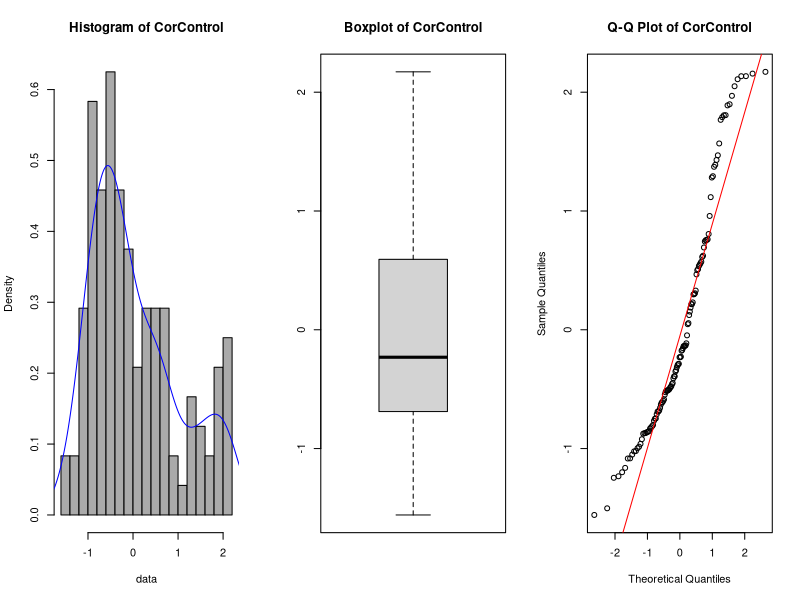
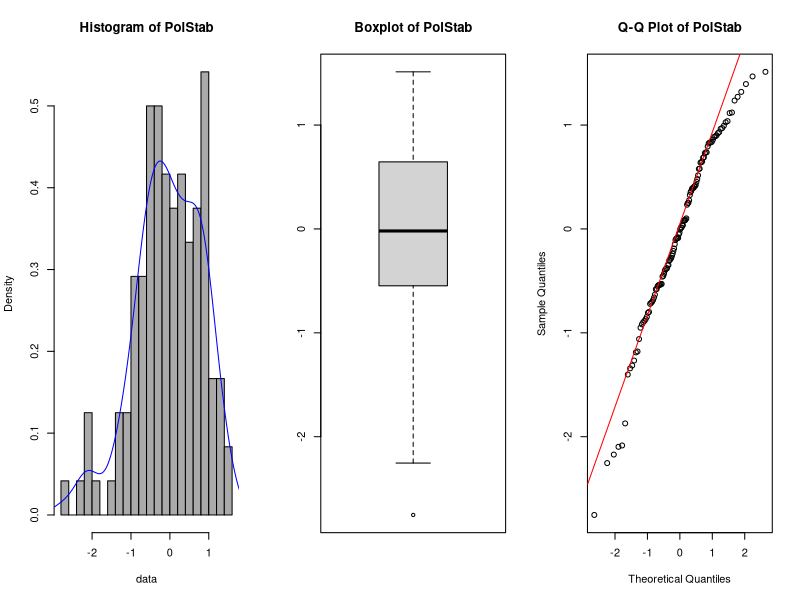
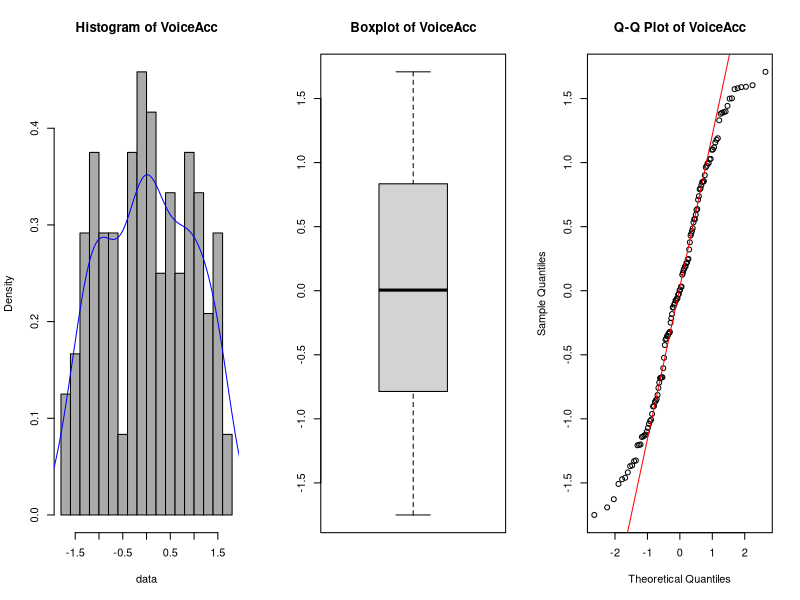
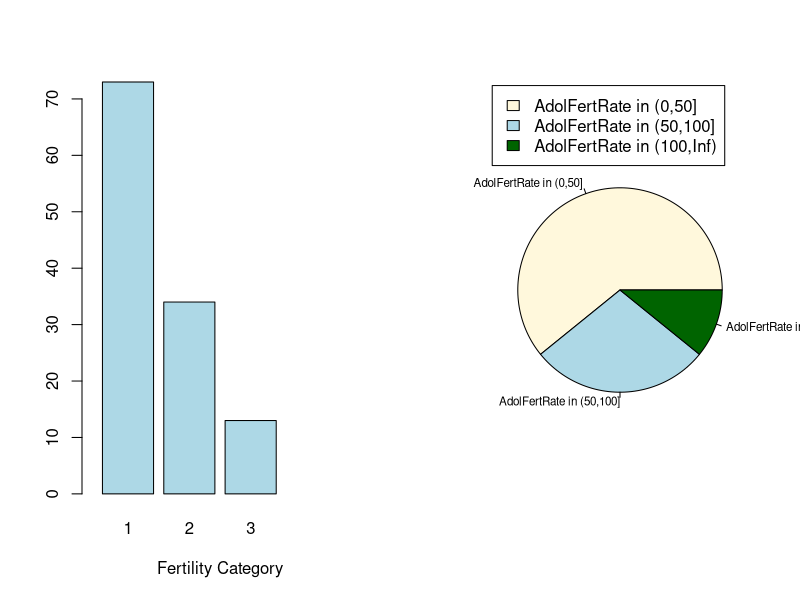
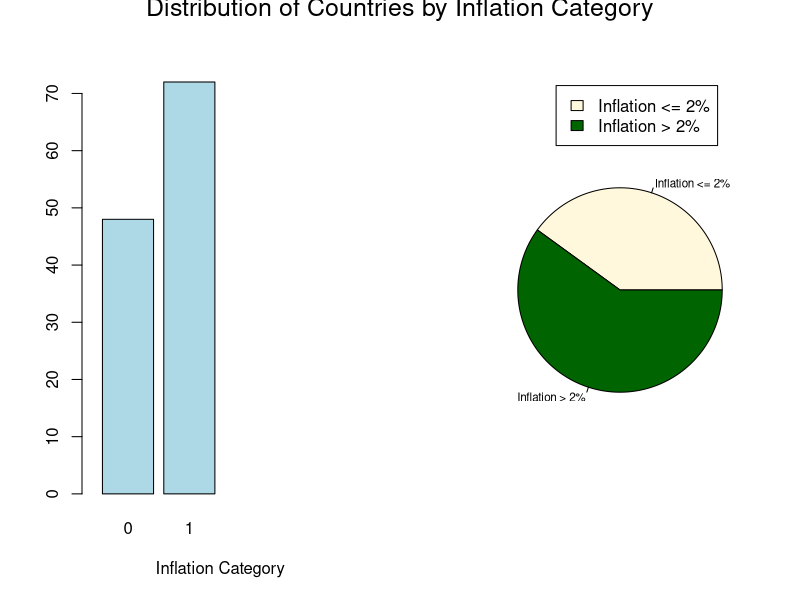

Write R code to recreate these figures, in order. (Note: this script raises an error after producing the figures.)
# ~~~~~~~~~~~~~~~~~~~~~~~~~~~~~~~~~~~~~~~~~~~~~~~~~~~~~~~~~~~~~~~~~~~~~~~~~~~~~~
# Analysis
# ~~~~~~~~~~~~~~~~~~~~~~~~~~~~~~~~~~~~~~~~~~~~~~~~~~~~~~~~~~~~~~~~~~~~~~~~~~~~~~

# Read the data
df <- read.csv(file.path("data", "data_tidy.csv"))
# ~~~~~~~~~~~~~~~~~~~~~~~~~~~
# Descriptive Statistics
# ~~~~~~~~~~~~~~~~~~~~~~~~~~~

# ~~~~~~~~~~~~~~~~~~~~~~~~~~~
# FertCat
# ~~~~~~~~~~~~~~~~~~~~~~~~~~~
#assign values to FertCat depending in which interval AdolFertRate belongs
df$FertCat[df$AdolFertRate > 0 & df$AdolFertRate <= 50] <- 1
df$FertCat[df$AdolFertRate > 50 & df$AdolFertRate <= 100] <- 2
df$FertCat[df$AdolFertRate > 100] <- 3

df$FertCat
# ~~~~~~~~~~~~~~~~~~~~~~~~~~~
#InflCat
# ~~~~~~~~~~~~~~~~~~~~~~~~~~~

df$InflCat <- 0
df$InflCat[df$Inflation > 2] <- 1 #assign InflCat = 1 if inflation > 2%

df$InflCat

# ~~~~~~~~~~~~~~~~~~~~~~~~~~~
# Question 3
# ~~~~~~~~~~~~~~~~~~~~~~~~~~~

# ~~~~~~~~~~~~~~~~~~~~~~~~~~~
# Quantitatives
# ~~~~~~~~~~~~~~~~~~~~~~~~~~~
CorControl <- df$CorControl
PolStab <- df$PolStab
VoiceAcc <- df$VoiceAcc

par(mfrow = c(1,3))

# Variables to analyze
quantitatives <- c("CorControl", "PolStab", "VoiceAcc")

# Loop through each variable to perform the analyses
QuantitativeStatistics <- function(var){
  cat("\n### Analysis for", var, "###\n")

  # Extract the column data
  data <- df[[var]]

  # Descriptive statistics
  ?mean
  mu <- mean(data)
  variance <- var(data)
  sd <- sd(data)
  median_val <- median(data)
  quantiles <- quantile(data)

  # Display descriptive statistics
  cat("Mean:", mu, "\n")
  cat("Variance:", variance, "\n")
  cat("Standard Deviation:", sd, "\n")
  cat("Median:", median_val, "\n")
  cat("Quantiles:\n")
  print(quantiles)

  # Histogram with density line
  hist(data, main = paste("Histogram of", var), breaks = 20, col = "#AAAAAA", freq = FALSE)
  lines(density(data), col = "blue")

  # Boxplot
  boxplot(data, main = paste("Boxplot of", var))

  # Q-Q plot with Q-Q line
  qqnorm(data, main = paste("Q-Q Plot of", var))
  qqline(data, col = "red")

  # Shapiro-Wilk test for normality
  shapiro_result <- shapiro.test(data)
  p_value <- shapiro_result$p.value

  # Interpretation of Shapiro-Wilk test
  if (p_value > 0.05) {
    cat("The data", var, "is normally distributed (p =", p_value, ")\n")
  } else {
    cat("The data", var, "is not normally distributed (p =", p_value, ")\n")
  }

  cat("\n------------------------------------\n")
}

QuantitativeStatistics("CorControl")
QuantitativeStatistics("PolStab")
QuantitativeStatistics("VoiceAcc")
# ~~~~~~~~~~~~~~~~~~~~~~~~~~~
# Qualitatives
# ~~~~~~~~~~~~~~~~~~~~~~~~~~~

FertCat <- df$FertCat
InflCat <- df$InflCat

par(mfrow = c(1,2))

# FertCat
fert_freq <- table(FertCat)

barplot(fert_freq,xlab = "Fertility Category",
        names.arg = c("1", "2", "3"), col = "lightblue", width = c(2, 2), xlim = c (0, 10))

pie(fert_freq,
    col = c("cornsilk", "lightblue", "darkgreen"),
    labels = c("AdolFertRate in (0,50]",
               "AdolFertRate in (50,100]",
               "AdolFertRate in (100,Inf)"), cex=0.7
    )
par(xpd=TRUE)

legend(-1,1.6,
       fill =c("cornsilk", "lightblue", "darkgreen"),
       legend = c("AdolFertRate in (0,50]",
                  "AdolFertRate in (50,100]",
                  "AdolFertRate in (100,Inf)")
  )

mtext("Distribution of Countries by Fertility Category", outer = TRUE, line = 1, cex = 1.5 )

# InflCat

infl_freq <- table(InflCat)

barplot(infl_freq, xlab = "Inflation Category",
        names.arg = c("0", "1"), col = "lightblue", width = c(2, 2), xlim = c (0, 10))

pie(infl_freq,
    col = c("cornsilk", "darkgreen"),
    labels = c("Inflation <= 2%","Inflation > 2%"), cex=0.7
  )
par(xpd=TRUE)

legend(-0.5,1.6,
       fill = c("cornsilk", "darkgreen"),
       legend = c("Inflation <= 2%", "Inflation > 2%")
       )

mtext("Distribution of Countries by Inflation Category", outer = TRUE, line = -1, cex = 1.5 )


# ~~~~~~~~~~~~~~~~~~~~~~~~~~~
# Question 1.4
# ~~~~~~~~~~~~~~~~~~~~~~~~~~~
library(psych)

#describeBy(df[, c("CorControl", "PolStab", "VoiceAcc")], group = FertCat, mat=TRUE)

describeBy(CorControl, FertCat, mat=TRUE)[,4:6]
describeBy(PolStab, FertCat, mat=TRUE)[,4:6]
describeBy(VoiceAcc, FertCat, mat=TRUE)[,4:6]

# ~~~~~~~~~~~~~~~~~~~~~~~~~~~
# Linear Model
# ~~~~~~~~~~~~~~~~~~~~~~~~~~~

# ~~~~~~~~~~~~~~~~~~~~~~~~~~~
# Question 2.1
# ~~~~~~~~~~~~~~~~~~~~~~~~~~~
full <- lm(CorControl ~ . -Country - PolStab - VoiceAcc, data = df)
summary(full)
full$coefficients
AIC(full)
# ~~~~~~~~~~~~~~~~~~~~~~~~~~~
# Question 2.2
# ~~~~~~~~~~~~~~~~~~~~~~~~~~~

backward_stepwise <- step(m0, direction = "backward", criteria=~AIC)
stepwise_summary <- summary(backward_stepwise)

summary(backward_stepwise)

AIC(backward_stepwise)

# ~~~~~~~~~~~~~~~~~~~~~~~~~~~
# Question 2.3
# ~~~~~~~~~~~~~~~~~~~~~~~~~~~

r_squared <- summary(backward_stepwise)$r.squared
cat("R-squared:", r_squared, "\n")

r_squared_adj <- summary(backward_stepwise)$adj.r.squared
cat("Adjusted R-squared:", r_squared_adj, "\n")


# ~~~~~~~~~~~~~~~~~~~~~~~~~~~
# Question 2.5
# ~~~~~~~~~~~~~~~~~~~~~~~~~~~

bhat <- stepwise_summary$coefficients[, 1]
bhatse <- stepwise_summary$coefficients[, "Std. Error"]
#design matrix
X <- cbind(rep(1, nrow(backward_stepwise$model)), as.matrix(backward_stepwise$model[-1]))
X
n=nrow(X)
p=ncol(X)
length(bhat)

t_test <- function(X, bhat, bhatse, var, a){

  # Two-sided test
  # H0: b6 (GDP) = 0
  # H1: b6 != 0
  t_value <- bhat[var]/bhatse[var]

  # The test here is two-sided, so we need to compare our observed tstat value
  # with t*, the value for the t distribution, with n - d degrees of freedom that satisfies:
  # P(|T| > t*) = a <=> P(T > t* or T < - t*) = a
  # where T ~ t_(n-d).
  qt_a <- qt(1 - a / 2, n - p)
  qt_a <- qt(a / 2, n - p, lower.tail = FALSE)
  qt_a

  if (abs(t_value) > qt_a) {
    cat("We reject the null hypothesis H0 for the coefficient of", var,"in favor of the alternative hypothesis H1 at significance level alpha =", a, ", so the coefficient is statistically important.\n")
  } else {
    cat("We fail to reject the null hypothesis H0 for the coefficient of", var,"at significance level alpha =", a, " so the coefficient is not statistically important.\n")
  }
}

t_test(X, bhat, bhatse, "AgriLand", 0.05)
t_test(X, bhat, bhatse, "GDPdollars", 0.05)


# ~~~~~~~~~~~~~~~~~~~~~~~~~~~
# Question 2.6
# ~~~~~~~~~~~~~~~~~~~~~~~~~~~

a <- 0.01
width <- qt(1 - a / 2, df = n - length(bhat), lower.tail = TRUE) * bhatse
lower <- bhat - width
upper <- bhat + width
CI <- cbind(lower, upper)
CI

# ~~~~~~~~~~~~~~~~~~~~~~~~~~~
# Question 2.7
# ~~~~~~~~~~~~~~~~~~~~~~~~~~~


# Call the attributes
coef <- backward_stepwise$coefficients
fitted <- backward_stepwise$fitted.values
res <- backward_stepwise$residuals

# We need to check the model assumptions. The assumptions are:
# 1. Independency
# 2. Homoskedasticity
# 3. Normality

# Plots: Residuals - Fitted Values, Histogram, Boxplot, Q-Q Plot
par(mfrow = c(2, 2))

plot(x = fitted, y = res,
     main = "Residuals - Fitted Values",
     xlab = "Fitted Values", ylab = "Residuals",
     pch = 20)
abline(h = 0, col = "red")

hist(res, main = "Histogram of Residuals")
boxplot(res, main = "Box Plot of Residuals")
qqnorm(res, main = "Q-Q Plot of Residuals")
qqline(res)

library(zoo)
library(lmtest)

# Breusch-Pagan test
# H0: Homoscedasticity
# H1: Heteroscedasticity
bptest(backward_stepwise)

# 3. Normality Assumption
# Test: Shapiro-Wilk
# H0: Normal Distribution
# H1: Not Normal Distribution
shapiro.test(res)

### OPTIONAL ---- MODEL IS GOOD no need for transformation ###

# None of the three plots seem "ideal".
# Could we transform one of the x?

CorControl <-df$CorControl

X <- cbind(rep(1, nrow(backward_stepwise$model)), as.matrix(backward_stepwise$model[-1]))
logGDPdollars <- log(X[,"GDPdollars"])
X <- cbind(X, logGDPdollars)

all_vars <- colnames(X)

# Step 2: Remove 'GDPdollars' from the list of variables
independent_vars <- setdiff(all_vars, c("","GDPdollars"))

b <- paste(independent_vars, collapse=" + ")
b
# Repeat the procedure
transformed_model <- lm(CorControl ~ ElectrAccess + AgriLand + CO2 + Internet + PopGrowth + AdolFertRate + PopPerc14 + WomBusiness + FertCat + logGDPdollars , data = df)
summary(transformed_model)

resnew <- transformed_model$residuals

# Repeat the heteroscedasticity test
bptest(transformed_model)

par(mfrow = c(1, 3))
hist(resnew, main = "Histogram of Residuals")
boxplot(resnew, main = "Box Plot of Residuals")
qqnorm(resnew, main = "Q-Q Plot of Residuals")
qqline(resnew)

# Repeat the normality test
shapiro.test(resnew)
pairs(cbind(X[,2:12], CorControl))
### OPTIONAL  finito ----
# ~~~~~~~~~~~~~~~~~~~~~~~~~~~
# Question 2.8
# ~~~~~~~~~~~~~~~~~~~~~~~~~~~

df_new <- read.csv(file.path("data", "data_new.csv"))

reg <- backward_stepwise
summary(reg)

# Check if all required predictors are present in the new data
required_vars <- names(coef(backward_stepwise))[-1]  # Exclude the intercept
missing_vars <- setdiff(required_vars, names(df_new))

if (length(missing_vars) > 0) {
  stop(paste("The following required variables are missing from the new data:", paste(missing_vars, collapse = ", ")))
}

df_new$FertCat <- 0
df_new$FertCat[df_new$AdolFertRate > 50 & df_new$AdolFertRate <= 100] <- 2
df_new$FertCat[df_new$AdolFertRate > 0 & df_new$AdolFertRate <= 50] <- 1
df_new$FertCat[df_new$AdolFertRate > 100] <- 3

# ~~~~~~~~~~~~~~~~~~~~~~~~~~~
# Question 2.8 i
# ~~~~~~~~~~~~~~~~~~~~~~~~~~~
predictions <- predict(backward_stepwise, newdata = df_new)
predictions
# ~~~~~~~~~~~~~~~~~~~~~~~~~~~
# Question 2.8 ii
# ~~~~~~~~~~~~~~~~~~~~~~~~~~~
# mean prediction intervals
mean_prediction_intervals <- predict(backward_stepwise, newdata = df_new, interval = "confidence", level = 0.95)
mean_prediction_intervals

# individual prediction intervals
individual_prediction_intervals <- predict(backward_stepwise, newdata = df_new, interval = "prediction", level = 0.95)
individual_prediction_intervals
# ~~~~~~~~~~~~~~~~~~~~~~~~~~~
# Question 3.1 i
# ~~~~~~~~~~~~~~~~~~~~~~~~~~~

# ANOVA model


yf1_infl0 <- CorControl[FertCat == 1 & InflCat == 0]
yf1_infl1 <- CorControl[FertCat == 1 & InflCat == 1]
yf2_infl0 <- CorControl[FertCat == 2 & InflCat == 0]
yf2_infl1 <- CorControl[FertCat == 2 & InflCat == 1]
yf3_infl0 <- CorControl[FertCat == 3 & InflCat == 0]
yf3_infl1 <- CorControl[FertCat == 3 & InflCat == 1]

yf1_infl0
yf1_infl1
yf2_infl0
yf2_infl1
yf3_infl0
yf3_infl1

aov_model <- aov(CorControl ~ factor(FertCat) + factor(InflCat), data = df)

# ~~~~~~~~~~~~~~~~~~~~~~~~~~~
# Question 3.1 ii
# ~~~~~~~~~~~~~~~~~~~~~~~~~~~
anova_table <- summary(aov_model)
anova_table

a <- 0.05

# ~~~~~~~~~~~~~~~~~~~~~~~~~~~
# Interaction
# ~~~~~~~~~~~~~~~~~~~~~~~~~~~

p_values <- anova_table[[1]]$`Pr(>F)`

p_value_interaction <- p_values[3]

# A p-value less than 0.05 indicates that the main effect of that factor is statistically significant.
if (p_value_interaction < a) {
  cat("We reject the null hypothesis H0 at a level of statistical significance a=0.05, so there is a statistically significant interaction between the factors and then between the individual factors")
} else {
  cat("We fail to reject the null hypothesis H0 at the level of statistical significance a=0.05, so there is nota statistically significant interaction between the factors and then between the individual factors")
}

# ~~~~~~~~~~~~~~~~~~~~~~~~~~~
# Factors
# ~~~~~~~~~~~~~~~~~~~~~~~~~~~


f_values <- anova_table[[1]]$`F value`

f_value_FertCat <- f_values[1]
f_value_InflCat <- f_values[2]

m <- 3
qf_a_Fert <- qf(a, m - 1, n - m, lower.tail = FALSE)
qf_a_Fert


if (f_value_FertCat > qf_a_Fert) {
  cat("We reject the null hypothesis H0 at the level of statistical significance a=0.05, so the means of different levels of FertCat are identical, so the value of CorControl is dependent on the level of factor FertCat")
} else {
  cat("We fail to reject the null hypothesis H0 at the level of statistical significance a=0.05, so the means of different levels of FertCat are identical, so the value of CorControl is not dependent on the level of factor FertCat")
}

l <- 2
qf_a_Infl <- qf(a, l - 1, n - m, lower.tail = FALSE)
qf_a_Infl

if (f_value_InflCat > qf_a_Infl) {
  cat("We reject the null hypothesis H0 at a level of statistical significance a=0.05, so the means of different levels of InflCat are identical, so the value of CorControl is dependent on the level of factor InflCat")
} else {
  cat("We fail to reject the null hypothesis H0 at the level of statistical significance a=0.05, so the means of different levels of InflCat are identical, so the value of CorControl is not dependent on the level of factor InflCat")
}

# ~~~~~~~~~~~~~~~~~~~~~~~~~~~
# Plots
# ~~~~~~~~~~~~~~~~~~~~~~~~~~~

par(mfrow = c(1,1))
library(gplots)

interaction.plot(
  x.factor = df$FertCat,           # X-axis factor (Fertility categories)
  trace.factor = df$InflCat,       # Trace factor (Inflation categories)
  response = df$CorControl,        # Response variable (CorControl)
  fun = mean,                      # Function to apply (mean)
  type = "b",                      # Type of plot (both lines and points)
  col = c("bisque3", "darkgreen"),# Colors for the lines/points
  pch = c(16, 17),                 # Point characters (different for each level of InflCat)
  lwd = 2,                         # Line width
  xlab = "Fertility Category (FertCat)", # X-axis label
  ylab = "Mean of CorControl",     # Y-axis label
  trace.label = "Inflation Category (InflCat)", # Trace label
  main = "Interaction Plot of CorControl by FertCat and InflCat" # Title
)

# Adding a legend manually (optional, for clarity in some cases)
legend("topright", legend = c("Low Inflation (0)", "High Inflation (1)"),
       col = c("bisque3", "darkgreen"),, pch = c(16, 17), lty = 1, lwd = 2)
# ~~~~~~~~~~~~~~~~~~~~~~~~~~~
# Question 3.1 iii
# ~~~~~~~~~~~~~~~~~~~~~~~~~~~
resids <- aov_model$residuals
par(mfrow = c(2,2))

# Assumptions
# 1. Independence is assumed if the data collection is random.
# 2. Normality of residuals
hist(resid(anova_model), main = "Histogram of Residuals", xlab = "Residuals")
boxplot(resid(anova_model), main = "Boxplot of Residuals")

qqnorm(resid(anova_model))
qqline(resid(anova_model))

# 3. Homogeneity of variances
plot(anova_model, which = 1)  # Residuals vs Fitted


# Statistical Tests
# 1. Independence is assumed if the data collection is random.
# 2. Normality of residuals

shapiro.test(resids)

# 3. Homogeneity of variances
library(car)
levene_test <- leveneTest(resids ~ factor(FertCat) * factor(InflCat), data = df)
print(levene_test)


# ~~~~~~~~~~~~~~~~~~~~~~~~~~~
# Question 3.1 iv
# ~~~~~~~~~~~~~~~~~~~~~~~~~~~
aov_fert <- aov(CorControl ~ factor(FertCat))

TukeyHSD(aov_fert)

# We are interested in the last column, titled "p adj", where we can see which
# difference is statistically significant, or, equivalently, in the two middle
# columns, titled "lwr" and "upr", where we can see the lower and upper bounds
# of each difference's confidence interval. Here we notice that the only not
# statistically significant difference is that between the means of the levels of fertility
# 2 and 3 (p-value > 0.05 or the confidence interval contains
# zero). Specifically:

# We reject mu_1 = mu_2 (p adj < 0.05)
# We reject mu_1 = mu_3 (p adj < 0.05)
# We do not reject mu_2 = mu_3 (p adj > 0.05)


aov_infl <- aov(CorControl ~ factor(InflCat))

TukeyHSD(anova_Infl)
